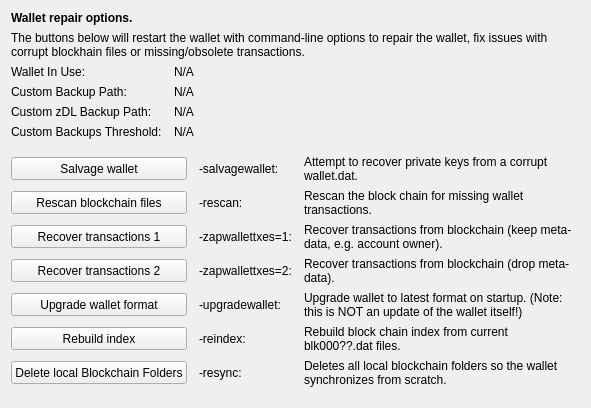
     <widget class="QWidget" name="tab_repair">
      <attribute name="title">
       <string>&amp;Wallet Repair</string>
      </attribute>
      <layout class="QGridLayout" name="gridLayout_4" columnstretch="0,0,0,0">
       <property name="horizontalSpacing">
        <number>12</number>
       </property>
       <item row="0" column="0" colspan="4">
        <widget class="QLabel" name="label_repair_header">
         <property name="font">
          <font>
           <weight>75</weight>
           <bold>true</bold>
          </font>
         </property>
         <property name="text">
          <string>Wallet repair options.</string>
         </property>
        </widget>
       </item>
       <item row="1" column="0" colspan="4">
        <widget class="QLabel" name="label_repair_helptext">
         <property name="font">
          <font>
           <weight>50</weight>
           <bold>false</bold>
          </font>
         </property>
         <property name="text">
          <string>The buttons below will restart the wallet with command-line options to repair the wallet, fix issues with corrupt blockhain files or missing/obsolete transactions.</string>
         </property>
         <property name="wordWrap">
          <bool>true</bool>
         </property>
        </widget>
       </item>
       <item row="2" column="0">
        <widget class="QLabel" name="wallet_path_label">
         <property name="text">
          <string>Wallet In Use:</string>
         </property>
        </widget>
       </item>
       <item row="2" column="1" colspan="3">
        <widget class="QLabel" name="wallet_path">
         <property name="cursor">
          <cursorShape>IBeamCursor</cursorShape>
         </property>
         <property name="text">
          <string>N/A</string>
         </property>
         <property name="textFormat">
          <enum>Qt::PlainText</enum>
         </property>
         <property name="textInteractionFlags">
          <set>Qt::LinksAccessibleByMouse|Qt::TextSelectableByKeyboard|Qt::TextSelectableByMouse</set>
         </property>
        </widget>
       </item>
       <item row="3" column="0">
        <widget class="QLabel" name="wallet_custombackuppath_label">
         <property name="text">
          <string>Custom Backup Path:</string>
         </property>
         <property name="visible">
          <bool>false</bool>
         </property>
        </widget>
       </item>
       <item row="3" column="1" colspan="3">
        <widget class="QLabel" name="wallet_custombackuppath">
         <property name="cursor">
          <cursorShape>IBeamCursor</cursorShape>
         </property>
         <property name="text">
          <string>N/A</string>
         </property>
         <property name="textFormat">
          <enum>Qt::PlainText</enum>
         </property>
         <property name="textInteractionFlags">
          <set>Qt::LinksAccessibleByMouse|Qt::TextSelectableByKeyboard|Qt::TextSelectableByMouse</set>
         </property>
         <property name="visible">
          <bool>false</bool>
         </property>
        </widget>
       </item>
       <item row="4" column="0">
        <widget class="QLabel" name="wallet_customzDLbackuppath_label">
         <property name="text">
          <string>Custom zDL Backup Path:</string>
         </property>
         <property name="visible">
          <bool>false</bool>
         </property>
        </widget>
       </item>
       <item row="4" column="1" colspan="3">
        <widget class="QLabel" name="wallet_customzDLbackuppath">
         <property name="cursor">
          <cursorShape>IBeamCursor</cursorShape>
         </property>
         <property name="text">
          <string>N/A</string>
         </property>
         <property name="textFormat">
          <enum>Qt::PlainText</enum>
         </property>
         <property name="textInteractionFlags">
          <set>Qt::LinksAccessibleByMouse|Qt::TextSelectableByKeyboard|Qt::TextSelectableByMouse</set>
         </property>
         <property name="visible">
          <bool>false</bool>
         </property>
        </widget>
       </item>
       <item row="5" column="0">
        <widget class="QLabel" name="wallet_custombackupthreshold_label">
         <property name="text">
          <string>Custom Backups Threshold:</string>
         </property>
         <property name="visible">
          <bool>false</bool>
         </property>
        </widget>
       </item>
       <item row="5" column="1" colspan="3">
        <widget class="QLabel" name="wallet_custombackupthreshold">
         <property name="cursor">
          <cursorShape>IBeamCursor</cursorShape>
         </property>
         <property name="text">
          <string>N/A</string>
         </property>
         <property name="textFormat">
          <enum>Qt::PlainText</enum>
         </property>
         <property name="textInteractionFlags">
          <set>Qt::LinksAccessibleByMouse|Qt::TextSelectableByKeyboard|Qt::TextSelectableByMouse</set>
         </property>
         <property name="visible">
          <bool>false</bool>
         </property>
        </widget>
       </item>
       <item row="6" column="0">
        <spacer name="verticalSpacer_repair1">
         <property name="orientation">
          <enum>Qt::Vertical</enum>
         </property>
         <property name="sizeHint" stdset="0">
          <size>
           <width>10</width>
           <height>10</height>
          </size>
         </property>
        </spacer>
       </item>
       <item row="7" column="0" colspan="2">
        <widget class="QPushButton" name="btn_salvagewallet">
         <property name="minimumSize">
          <size>
           <width>100</width>
           <height>23</height>
          </size>
         </property>
         <property name="text">
          <string>Salvage wallet</string>
         </property>
        </widget>
       </item>
       <item row="7" column="2">
        <widget class="QLabel" name="label_repair_salvage_command">
         <property name="text">
          <string notr="true">-salvagewallet:</string>
         </property>
        </widget>
       </item>
       <item row="7" column="3">
        <widget class="QLabel" name="label_repair_salvage">
         <property name="text">
          <string>Attempt to recover private keys from a corrupt wallet.dat.</string>
         </property>
         <property name="wordWrap">
          <bool>true</bool>
         </property>
        </widget>
       </item>
       <item row="8" column="0" colspan="2">
        <widget class="QPushButton" name="btn_rescan">
         <property name="minimumSize">
          <size>
           <width>100</width>
           <height>23</height>
          </size>
         </property>
         <property name="text">
          <string>Rescan blockchain files</string>
         </property>
        </widget>
       </item>
       <item row="8" column="2">
        <widget class="QLabel" name="label_repair_rescan_command">
         <property name="text">
          <string notr="true">-rescan:</string>
         </property>
        </widget>
       </item>
       <item row="8" column="3">
        <widget class="QLabel" name="label_repair_rescan">
         <property name="text">
          <string>Rescan the block chain for missing wallet transactions.</string>
         </property>
         <property name="wordWrap">
          <bool>true</bool>
         </property>
        </widget>
       </item>
       <item row="9" column="0" colspan="2">
        <widget class="QPushButton" name="btn_zapwallettxes1">
         <property name="minimumSize">
          <size>
           <width>100</width>
           <height>23</height>
          </size>
         </property>
         <property name="text">
          <string>Recover transactions 1</string>
         </property>
        </widget>
       </item>
       <item row="9" column="2">
        <widget class="QLabel" name="label_repair_zap1_command">
         <property name="text">
          <string notr="true">-zapwallettxes=1:</string>
         </property>
        </widget>
       </item>
       <item row="9" column="3">
        <widget class="QLabel" name="label_repair_zap1">
         <property name="text">
          <string>Recover transactions from blockchain (keep meta-data, e.g. account owner).</string>
         </property>
         <property name="wordWrap">
          <bool>true</bool>
         </property>
        </widget>
       </item>
       <item row="10" column="0" colspan="2">
        <widget class="QPushButton" name="btn_zapwallettxes2">
         <property name="minimumSize">
          <size>
           <width>100</width>
           <height>23</height>
          </size>
         </property>
         <property name="text">
          <string>Recover transactions 2</string>
         </property>
        </widget>
       </item>
       <item row="10" column="2">
        <widget class="QLabel" name="label_repair_zap2_command">
         <property name="text">
          <string notr="true">-zapwallettxes=2:</string>
         </property>
        </widget>
       </item>
       <item row="10" column="3">
        <widget class="QLabel" name="label_repair_zap2">
         <property name="text">
          <string>Recover transactions from blockchain (drop meta-data).</string>
         </property>
         <property name="wordWrap">
          <bool>true</bool>
         </property>
        </widget>
       </item>
       <item row="11" column="0" colspan="2">
        <widget class="QPushButton" name="btn_upgradewallet">
         <property name="minimumSize">
          <size>
           <width>100</width>
           <height>23</height>
          </size>
         </property>
         <property name="text">
          <string>Upgrade wallet format</string>
         </property>
        </widget>
       </item>
       <item row="11" column="2">
        <widget class="QLabel" name="label_repair_upgrade_command">
         <property name="text">
          <string notr="true">-upgradewallet:</string>
         </property>
        </widget>
       </item>
       <item row="11" column="3">
        <widget class="QLabel" name="label_repair_upgrade">
         <property name="text">
          <string>Upgrade wallet to latest format on startup. (Note: this is NOT an update of the wallet itself!)</string>
         </property>
         <property name="wordWrap">
          <bool>true</bool>
         </property>
        </widget>
       </item>
       <item row="12" column="0" colspan="2">
        <widget class="QPushButton" name="btn_reindex">
         <property name="minimumSize">
          <size>
           <width>100</width>
           <height>23</height>
          </size>
         </property>
         <property name="text">
          <string>Rebuild index</string>
         </property>
        </widget>
       </item>
       <item row="12" column="2">
        <widget class="QLabel" name="label_repair_reindex_command">
         <property name="text">
          <string notr="true">-reindex:</string>
         </property>
        </widget>
       </item>
       <item row="12" column="3">
        <widget class="QLabel" name="label_repair_reindex">
         <property name="text">
          <string>Rebuild block chain index from current blk000??.dat files.</string>
         </property>
         <property name="wordWrap">
          <bool>true</bool>
         </property>
        </widget>
       </item>
       <item row="13" column="0" colspan="2">
        <widget class="QPushButton" name="btn_resync">
         <property name="minimumSize">
          <size>
           <width>100</width>
           <height>23</height>
          </size>
         </property>
         <property name="text">
          <string>Delete local Blockchain Folders</string>
         </property>
        </widget>
       </item>
       <item row="13" column="2">
        <widget class="QLabel" name="label_repair_resync_command">
         <property name="text">
          <string>-resync:</string>
         </property>
        </widget>
       </item>
       <item row="13" column="3">
        <widget class="QLabel" name="label_repair_resync">
         <property name="text">
          <string>Deletes all local blockchain folders so the wallet synchronizes from scratch.</string>
         </property>
         <property name="wordWrap">
          <bool>true</bool>
         </property>
        </widget>
       </item>
       <item row="14" column="0">
        <spacer name="verticalSpacer_repair2">
         <property name="orientation">
          <enum>Qt::Vertical</enum>
         </property>
         <property name="sizeHint" stdset="0">
          <size>
           <width>20</width>
           <height>10</height>
          </size>
         </property>
        </spacer>
       </item>
      </layout>
     </widget>
